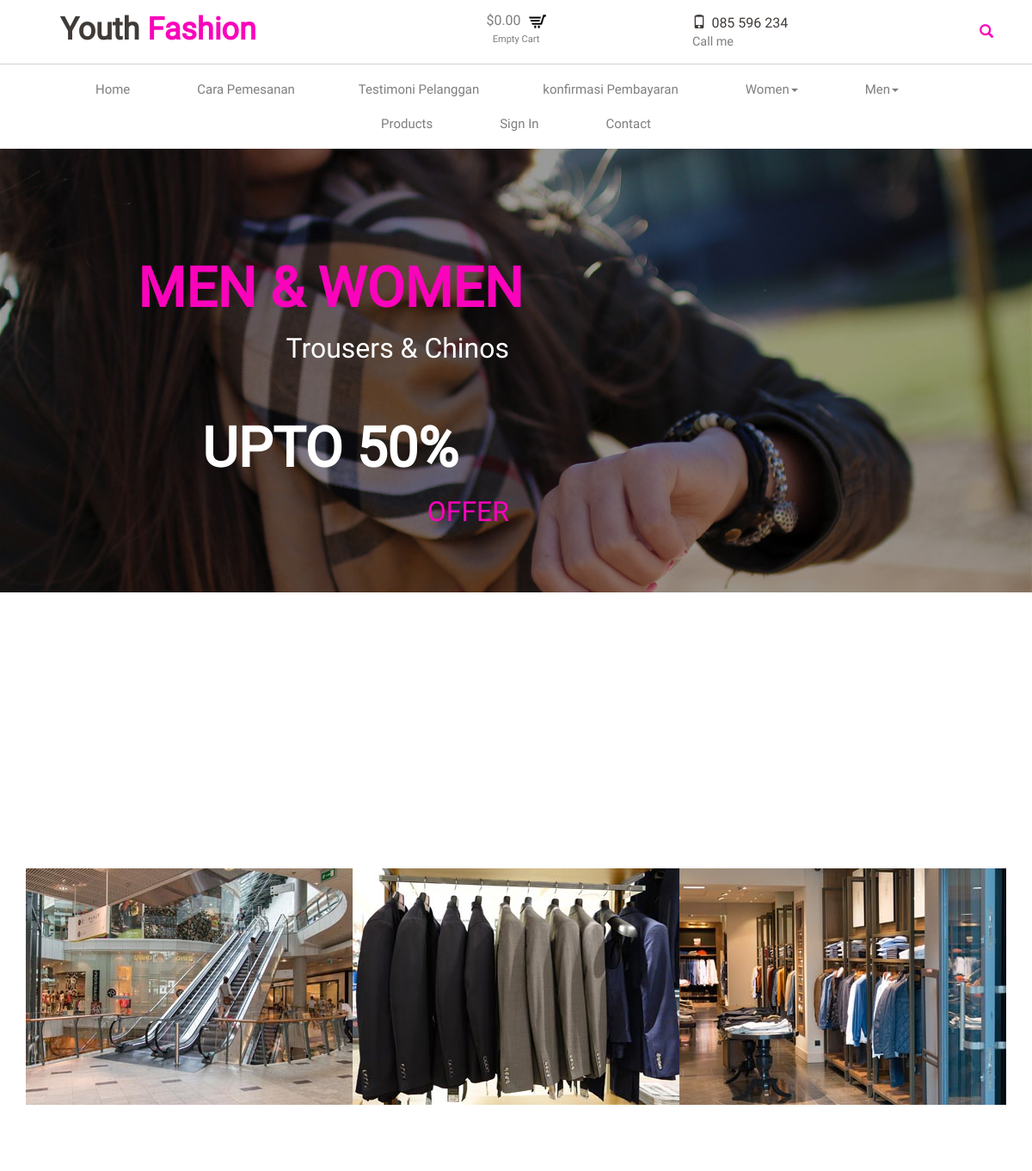
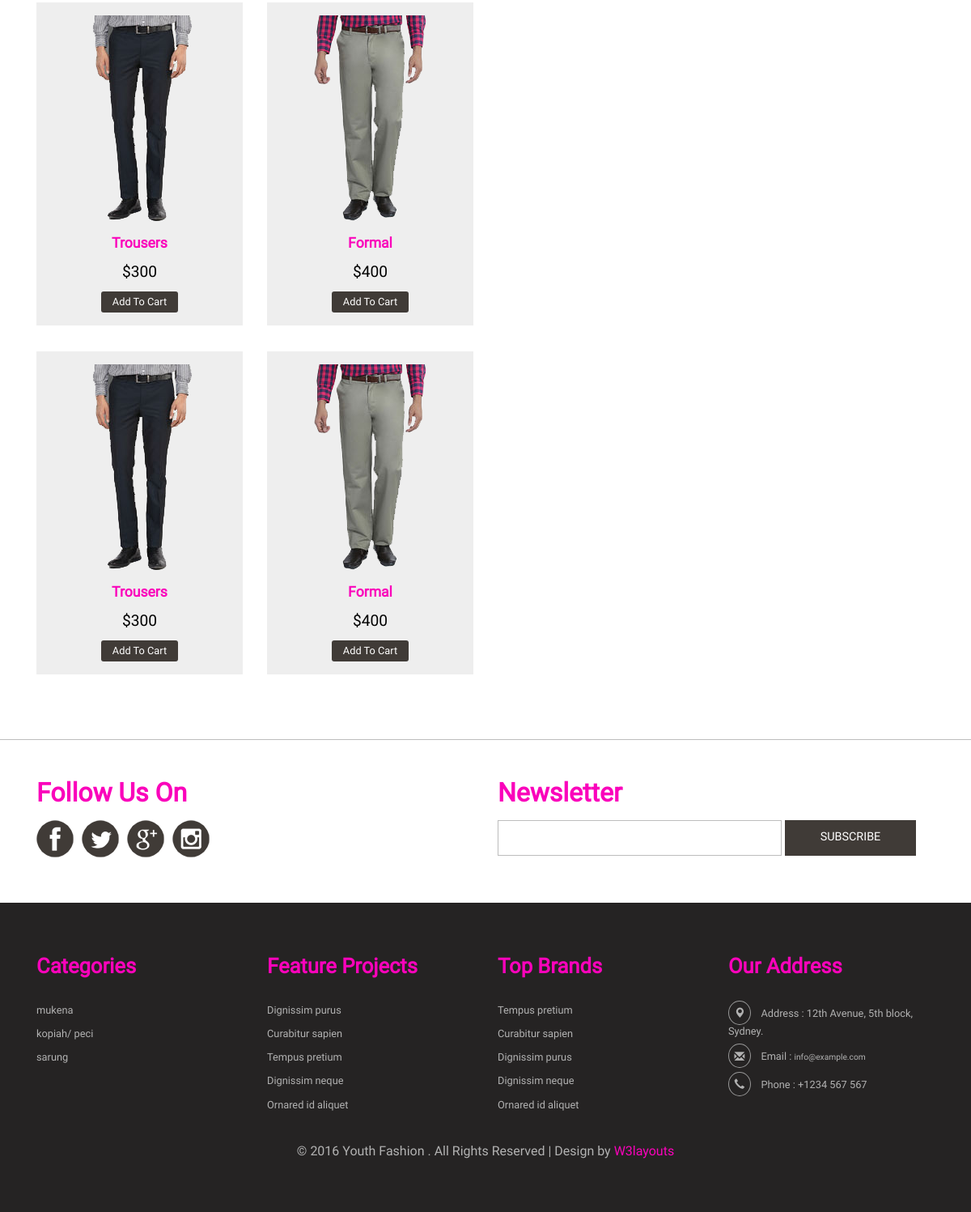
The page / on the database its author committed (2 pictures, top to bottom).
### tables this page shows
CREATE TABLE IF NOT EXISTS `tabel_menu` (
`menu_id` int(11) NOT NULL,
  `menu_title` varchar(70) NOT NULL,
  `menu_eng` varchar(200) NOT NULL,
  `link` varchar(150) NOT NULL,
  `parent` int(11) NOT NULL,
  `menu_title_seo` varchar(150) NOT NULL
);

CREATE TABLE IF NOT EXISTS `tabel_product` (
`product_id` int(11) NOT NULL,
  `nama_product` varchar(100) NOT NULL,
  `nama_product_seo` varchar(140) NOT NULL,
  `harga` int(11) NOT NULL,
  `gambar` text NOT NULL,
  `kategori_id` int(11) NOT NULL
);

CREATE TABLE IF NOT EXISTS `tabel_kategori` (
`kategori_id` int(11) NOT NULL,
  `nama_kategori` varchar(50) NOT NULL,
  `link` varchar(40) NOT NULL,
  `parent` int(11) NOT NULL,
  `nama_kategori_seo` varchar(100) NOT NULL
);

### application/libraries/Template.php (called while the page is built)
<?php if ( ! defined('BASEPATH')) exit('No direct script access allowed');
class Template {
		var $template_data = array();
		function set($name, $value)
		{
			$this->template_data[$name] = $value;
		}
		function load($template = '', $view = '' , $view_data = array(), $return = FALSE)
		{
			$this->CI =& get_instance();
			$this->set('contents', $this->CI->load->view($view, $view_data, TRUE));
			return $this->CI->load->view($template, $this->template_data, $return);
		}
}

### application/controllers/Home.php (called while the page is built, shortened)
<?php
class Home extends CI_Controller {
    function index() {
        $data['product']=  $this->mod_front->getProduct();
        $this->template->load('template', 'home',$data);
    }
}

### index.php (called while the page is built, shortened)
<?php
require_once BASEPATH.'core/CodeIgniter.php';

### application/models/Mod_front.php (called while the page is built)
<?php
class Mod_front extends ci_model{
    function getProduct(){
        return $this->db->query("select * from tabel_product limit 2");
    }
}

### application/views/template.php (the view, shortened to what this page needs)
<!DOCTYPE html>
<html>
<head>
<link href="<?=base_url() ?>template/youth_fashion/css/bootstrap-3.1.1.min.css" rel='stylesheet' type='text/css' />
<link href="<?=base_url() ?>template/youth_fashion/css/style.css" rel="stylesheet" type="text/css" media="all" />
<link href="<?=base_url() ?>template/youth_fashion/css/animate.min.css" rel="stylesheet">
</head>
<body>
<div class="header">
    <div class="header-top">
        <div class="container">
                <div class="col-sm-4 logo animated wow fadeInLeft" data-wow-delay=".5s">
                    <h1><a href="index.html">Youth <span>Fashion</span></a></h1>
                </div>
            <div class="col-sm-4 world animated wow fadeInRight" data-wow-delay=".5s">
                    <div class="cart box_1">
                        <a href="checkout.html">
                        <h3> <div class="total">
                            <span class="simpleCart_total"></span></div>
                            <img src="<?=base_url() ?>template/youth_fashion/images/cart.png" alt=""/></h3>
                        </a>
                        <p><a href="javascript:;" class="simpleCart_empty">Empty Cart</a></p>
                    </div>
            </div>
            <div class="col-sm-2 number animated wow fadeInRight" data-wow-delay=".5s">
                    <span><i class="glyphicon glyphicon-phone"></i>085 596 234</span>
                    <p>Call me</p>
                </div>
            <div class="col-sm-2 search animated wow fadeInRight" data-wow-delay=".5s">
                <a class="play-icon popup-with-zoom-anim" href="#small-dialog"><i class="glyphicon glyphicon-search"> </i> </a>
            </div>
                <div class="clearfix"> </div>
        </div>
    </div>
        <div class="container">
            <div class="head-top">
            <div class="n-avigation">
                <nav class="navbar nav_bottom" role="navigation">
                  <div class="navbar-header nav_2">
                   </div>
                    <div class="collapse navbar-collapse" id="bs-megadropdown-tabs">
                        <ul class="nav navbar-nav nav_1">
                            <li><a href="index.html">Home</a></li>
                            <?php
                                $parent = $this->db->get_where('tabel_menu',array('parent'=>0));
                                foreach ($parent->result() as $p)
                                {
                                    $child = $this->db->get_where('tabel_menu',array('parent'=>$p->menu_id));
                                    if($child->num_rows()>0){
                                        echo "<li class='dropdown'>".anchor("#",$p->menu_title)."<i class='fa fa-angle-down'></i>";
                                        echo "<ul role='menu' class='sub-menu'>";
                                        foreach ($child->result() as $c) {
                                             echo "<li>".anchor($c->link, $c->menu_title)."</li>";
                                        }
                                        echo "</ul></li>";
                                    } else {
                                        echo "<li>".anchor($p->link, $p->menu_title)."</li>";
                                    }
                                }
                            ?>
                            <li class="dropdown mega-dropdown active">
                                <a href="#" class="dropdown-toggle" data-toggle="dropdown">Women<span class="caret"></span></a>
                            </li>
                            <li class="dropdown mega-dropdown active">
                                <a href="#" class="dropdown-toggle" data-toggle="dropdown">Men<span class="caret"></span></a>
                            </li>
                            <li><a href="products.html">Products</a></li>
                            <li><a href="account.html">Sign In</a></li>
                            <li class="last"><a href="contact.html">Contact</a></li>
                        </ul>
                     </div>
                </nav>
            </div>
                    <link href="<?=base_url() ?>template/youth_fashion/css/popuo-box.css" rel="stylesheet" type="text/css" media="all"/>
        </div>
    </div>
</div>
<div class="banner">
    <div class="matter-banner">
        <div class="slider">
            <div class="callbacks_container">
                <ul class="rslides" id="slider">
                    <li>
                        <img src="<?=base_url() ?>template/youth_fashion/images/1.jpg" alt="">
                        <div class="tes animated wow fadeInUp animated" data-wow-delay=".5s" style="visibility: visible; animation-delay: 0.5s; animation-name: fadeInUp;">
                            <h2>MEN & WOMEN</h2>
                            <h3>Trousers & Chinos</h3>
                            <h4>UPTO 50%</h4>
                            <p>OFFER</p>
                        </div>
                     </li>
                </ul>
            </div>
        </div>
    </div>
</div>
    <?php
        echo $contents;
    ?>
<div class="footer">
    <div class="container">
        <div class="footer-top">
            <div class="col-md-6 top-footer animated wow fadeInLeft" data-wow-delay=".5s">
                <h3>Follow Us On</h3>
                <div class="social-icons">
                    <ul class="social">
                        <li><a href="#"><i></i></a> </li>
                        <li><a href="#"><i class="facebook"></i></a></li>
                        <li><a href="#"><i class="google"></i> </a></li>
                        <li><a href="#"><i class="linked"></i> </a></li>
                    </ul>
                 </div>
            </div>
            <div class="col-md-6 top-footer1 animated wow fadeInRight" data-wow-delay=".5s">
                <h3>Newsletter</h3>
                    <form action="#" method="post">
                        <input type="text" name="email" value="" onfocus="this.value='';" onblur="if (this.value == '') {this.value ='';}">
                        <input type="submit" value="SUBSCRIBE">
                    </form>
            </div>
            <div class="clearfix"> </div>
        </div>
    </div>
        <div class="footer-bottom">
        <div class="container">
                <div class="col-md-3 footer-bottom-cate animated wow fadeInLeft" data-wow-delay=".5s">
                    <h6>Categories</h6>
                    <ul>
                        <?php
                        $main_kategori = $this->db->get_where('tabel_kategori',array('parent'=>0));
                        foreach ($main_kategori->result() as $k) {
                            $sub_kategori = $this->db->get_where('tabel_kategori',array('parent'=>$k->kategori_id));
                            if($sub_kategori->num_rows()>0){
                        } else {
                             echo "<li>".anchor($k->link,$k->nama_kategori)."</li>";
                        }
                        }
                        ?>
                    </ul>
                </div>
                <div class="col-md-3 footer-bottom-cate animated wow fadeInLeft" data-wow-delay=".5s">
                    <h6>Feature Projects</h6>
                    <ul>
                        <li><a href="products.html">Dignissim purus</a></li>
                        <li><a href="men.html">Curabitur sapien</a></li>
                        <li><a href="single.html">Tempus pretium</a></li>
                        <li><a href="men.html">Dignissim neque</a></li>
                        <li><a href="products.html">Ornared id aliquet</a></li>
                    </ul>
                </div>
                <div class="col-md-3 footer-bottom-cate animated wow fadeInRight" data-wow-delay=".5s">
                    <h6>Top Brands</h6>
                    <ul>
                        <li><a href="products.html">Tempus pretium</a></li>
                        <li><a href="single.html">Curabitur sapien</a></li>
                        <li><a href="men.html">Dignissim purus</a></li>
                        <li><a href="single.html">Dignissim neque</a></li>
                        <li><a href="men.html">Ornared id aliquet</a></li>
                    </ul>
                </div>
                <div class="col-md-3 footer-bottom-cate cate-bottom animated wow fadeInRight" data-wow-delay=".5s">
                    <h6>Our Address</h6>
                    <ul>
                        <li><i class="glyphicon glyphicon-map-marker" aria-hidden="true"></i>Address : 12th Avenue, 5th block, <span>Sydney.</span></li>
                        <li><i class="glyphicon glyphicon-envelope" aria-hidden="true"></i>Email : <a href="mailto:info@example.com">info@example.com</a></li>
                        <li><i class="glyphicon glyphicon-earphone" aria-hidden="true"></i>Phone : +1234 567 567</li>
                    </ul>
                </div>
                <div class="clearfix"> </div>
                <p class="footer-class animated wow fadeInUp animated" data-wow-delay=".5s" style="visibility: visible; animation-delay: 0.5s; animation-name: fadeInUp;"> © 2016 Youth Fashion . All Rights Reserved | Design by <a href="http://w3layouts.com/" target="_blank">W3layouts</a> </p>
            </div>
    </div>
</div>
</body>
</html>

### application/views/home.php (shortened to what this page needs)
<br><br>
    <div class="con-tp">
        <div class="container">
            <div class="col-md-4 con-tp-lft animated wow fadeInLeft" data-wow-delay=".5s">
                <a href="products.html">
                    <div class="content-grid-effect slow-zoom vertical">
                        <div class="img-box"><img src="<?=base_url() ?>template/youth_fashion/images/6.jpg" alt="image" class="img-responsive zoom-img"></div>
                        <div class="info-box">
                        </div>
                    </div>
                </a>
            </div>
            <div class="col-md-4 con-tp-lft animated wow fadeInDown animated" data-wow-delay=".5s" style="visibility: visible; animation-delay: 0.5s; animation-name: fadeInDown;">
                <a href="products.html">
                    <div class="content-grid-effect slow-zoom vertical">
                        <div class="img-box"><img src="<?=base_url() ?>template/youth_fashion/images/10.jpg" alt="image" class="img-responsive zoom-img"></div>
                            <div class="info-box">
                            </div>
                    </div>
                </a>
            </div>
            <div class="col-md-4 con-tp-lft animated wow fadeInRight" data-wow-delay=".5s">
                <a href="products.html">
                    <div class="content-grid-effect slow-zoom vertical">
                        <div class="img-box"><img src="<?=base_url() ?>template/youth_fashion/images/9.jpg" alt="image" class="img-responsive zoom-img"></div>
                            <div class="info-box">
                            </div>
                    </div>
                </a>
            </div>
            <div class="clearfix"></div>
        <div class="col-md-4 con-tp-lft animated wow fadeInLeft" data-wow-delay=".5s">
            <a href="products.html">
                <div class="content-grid-effect slow-zoom vertical">
                    <div class="img-box"><img src="<?=base_url() ?>template/youth_fashion/images/12.jpg" alt="image" class="img-responsive zoom-img"></div>
                        <div class="info-box">
                        </div>
                </div>
            </a>
        </div>
        <div class="col-md-4 con-tp-lft animated wow fadeInUp animated" data-wow-delay=".5s" style="visibility: visible; animation-delay: 0.5s; animation-name: fadeInUp;">
            <a href="products.html">
                <div class="content-grid-effect slow-zoom vertical">
                    <div class="img-box"><img src="<?=base_url() ?>template/youth_fashion/images/13.jpg" alt="image" class="img-responsive zoom-img"></div>
                        <div class="info-box">
                        </div>
                </div>
            </a>
        </div>
        <div class="col-md-4 con-tp-lft animated wow fadeInRight" data-wow-delay=".5s">
            <a href="products.html">
                <div class="content-grid-effect slow-zoom vertical">
                    <div class="img-box"><img src="<?=base_url() ?>template/youth_fashion/images/14.jpg" alt="image" class="img-responsive zoom-img"></div>
                        <div class="info-box">
                        </div>
                </div>
            </a>
        </div>
        </div>
    </div>
    <div class="c-btm">
        <?php foreach ($product->result() as $p) { ?>
        <div class="content-top1">
            <div class="container">
                <div class="col-md-3 col-md2 animated wow fadeInLeft" data-wow-delay=".5s">
                    <div class="col-md1 simpleCart_shelfItem">
                        <a href="single.html">
                            <img class="img-responsive" src="<?=base_url() ?>template/youth_fashion/images/pi9.png" alt="" />
                        </a>
                        <h3><a href="single.html">Trousers</a></h3>
                        <div class="price">
                                <h5 class="item_price">$300</h5>
                                <a href="#" class="item_add">Add To Cart</a>
                        </div>
                    </div>
                </div>
            <div class="col-md-3 col-md2 animated wow fadeInRight" data-wow-delay=".5s">
                    <div class="col-md1 simpleCart_shelfItem">
                        <a href="single.html">
                            <img class="img-responsive" src="<?=base_url() ?>template/youth_fashion/images/pi12.png" alt="" />
                        </a>
                        <h3><a href="single.html">Formal</a></h3>
                        <div class="price">
                                <h5 class="item_price">$400</h5>
                                <a href="#" class="item_add">Add To Cart</a>
                        </div>
                    </div>
                </div>
            <div class="clearfix"> </div>
            </div>
        </div>
        <?php } ?>
    </div>

### rows shown on the page
tabel_menu: anchor($p->link, $p->menu_title) "Cara Pemesanan"
tabel_menu: anchor($p->link, $p->menu_title) "Testimoni Pelanggan"
tabel_menu: anchor($p->link, $p->menu_title) "konfirmasi Pembayaran"
tabel_kategori: anchor($k->link,$k->nama_kategori) "mukena"
tabel_kategori: anchor($k->link,$k->nama_kategori) "kopiah/ peci"
tabel_kategori: anchor($k->link,$k->nama_kategori) "sarung"
